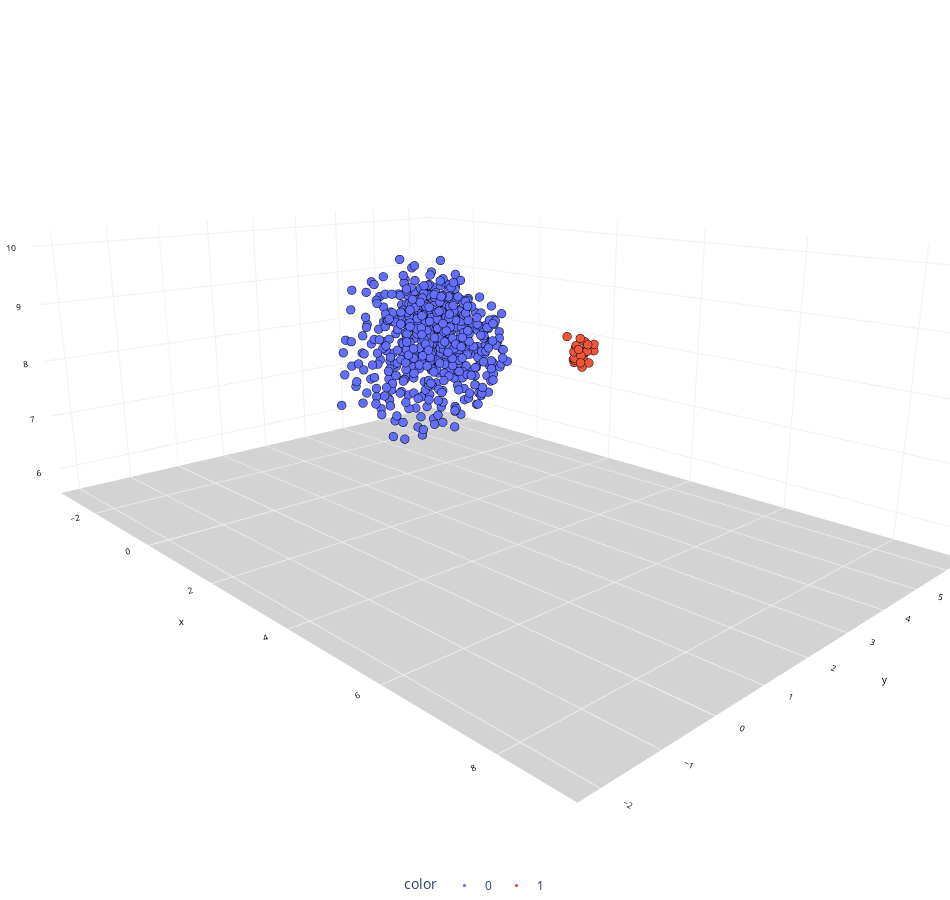

Notebook source saved alongside this figure:
### Code cell
chart(X_trans, objGroup.labels_)

### Figure 1 — Plotly figure (JSON) as saved in the notebook; plotly's stock layout.template omitted (floating-point values rounded to 4 significant figures; data arrays with more than 128 entries replaced by an {"elided": "..."} marker saying what was removed)
{"data": [{"hovertemplate": "color=0<br>x=%{x}<br>y=%{y}<br>z=%{z}<extra></extra>", "legendgroup": "0", "marker": {"color": "#636efa", "line": {"color": "black", "width": 0.1}, "size": 3, "symbol": "circle"}, "mode": "markers", "name": "0", "scene": "scene", "showlegend": true, "type": "scatter3d", "x": {"elided": "553 float values"}, "y": {"elided": "553 float values"}, "z": {"elided": "553 float values"}}, {"hovertemplate": "color=1<br>x=%{x}<br>y=%{y}<br>z=%{z}<extra></extra>", "legendgroup": "1", "marker": {"color": "#EF553B", "line": {"color": "black", "width": 0.1}, "size": 3, "symbol": "circle"}, "mode": "markers", "name": "1", "scene": "scene", "showlegend": true, "type": "scatter3d", "x": [8.716, 8.576, 8.514, 8.712, 8.594, 8.652, 8.601, 8.759, 8.579, 8.544, 8.498, 8.614, 8.616, 8.453, 8.59, 8.6, 8.578, 8.676, 8.569, 8.735, 8.678, 8.69, 8.512, 8.767, 8.678, 8.52, 8.679, 8.652], "y": [-1.988, -1.87, -1.818, -1.889, -1.883, -1.851, -1.862, -1.966, -1.937, -1.834, -1.837, -1.983, -1.848, -1.912, -1.816, -1.976, -1.797, -1.781, -1.931, -2.032, -1.878, -1.798, -1.881, -2.082, -1.964, -1.761, -2.002, -2.005], "z": [9.822, 9.852, 9.847, 9.846, 9.913, 9.992, 9.935, 10.04, 9.859, 9.874, 9.958, 9.89, 9.85, 10.06, 10.02, 9.948, 9.907, 9.942, 9.834, 9.873, 9.951, 10.01, 9.847, 10.11, 9.921, 9.836, 9.985, 10.02]}], "layout": {"height": 900, "legend": {"orientation": "h", "title": {"text": "color"}, "tracegroupgap": 0, "x": 0.5, "xanchor": "center", "y": 0, "yanchor": "top"}, "margin": {"b": 0, "l": 0, "r": 0, "t": 0}, "scene": {"camera": {"center": {"x": 0, "y": 0, "z": -0.1}, "eye": {"x": 1.5, "y": -1.4, "z": 0.5}, "up": {"x": 0, "y": 0, "z": 1}}, "domain": {"x": [0, 1], "y": [0, 1]}, "xaxis": {"backgroundcolor": "white", "color": "black", "gridcolor": "#f0f0f0", "tickfont": {"size": 10}, "title": {"font": {"size": 10}, "text": "x"}}, "yaxis": {"backgroundcolor": "white", "color": "black", "gridcolor": "#f0f0f0", "tickfont": {"size": 10}, "title": {"font": {"size": 10}, "text": "y"}}, "zaxis": {"backgroundcolor": "lightgrey", "color": "black", "gridcolor": "#f0f0f0", "tickfont": {"size": 10}, "title": {"font": {"size": 10}, "text": "z"}}}, "showlegend": true, "title": {"text": "UMAP"}, "width": 950}}
